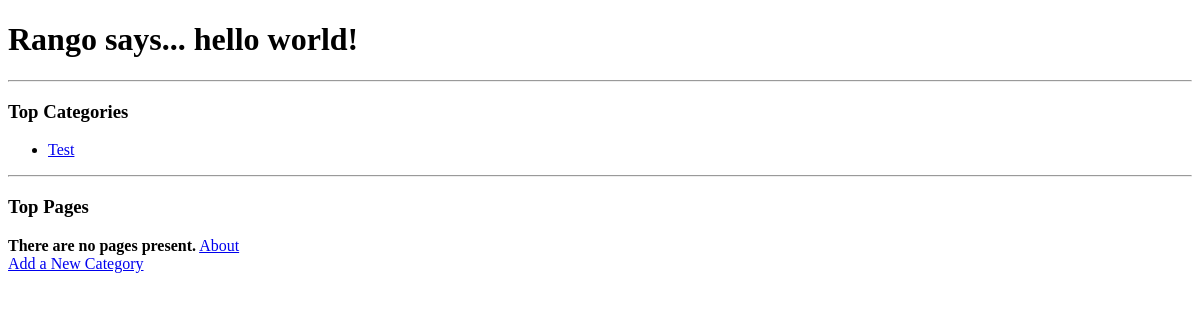
/rango/, run on an earlier commit of the app's database.
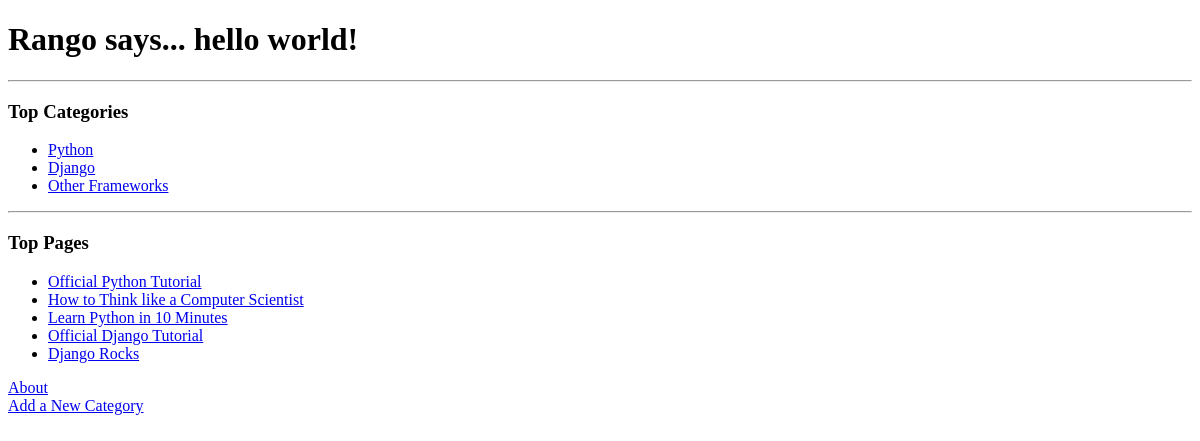
And on a later commit of the database.
### rango/models.py (models this page shows, shortened)
class Category(models.Model):
    name = models.CharField(max_length=128, unique = True)
    views = models.IntegerField(default=0)
    likes = models.IntegerField(default=0)
    slug = models.SlugField(unique=True)
    class Meta:
        verbose_name_plural = "categories"

class Page(models.Model):
    category = models.ForeignKey(Category)
    title = models.CharField(max_length = 128)
    url = models.URLField()
    views = models.IntegerField(default = 0)

### rango/views.py (the view)
def index(request):
    category_list = Category.objects.order_by('-likes')[:5]
    page_list = Page.objects.order_by('-views')[:5]
    context_dict = {'categories' : category_list, 'pages' : page_list}
    return render(request, 'rango/index.html', context_dict)

### templates/rango/index.html (shortened to what this page needs)
<!DOCTYPE html>
{%load staticfiles %}
<html>
<head>
</head>
<body>
    <h1>Rango says... hello world!</h1>
    <hr />
    <h3>Top Categories</h3>
    {% if categories %}
    <ul>
        {% for category in categories %}
        <li><a href="/rango/category/{{ category.slug }}">{{ category.name }}</a></li>
        {% endfor %}
    </ul>
    {% else %}
    <strong>There are no categories present.</strong>
    {% endif %}
    <hr />
    <h3>Top Pages</h3>
    {% if pages %}
    <ul>
        {% for page in pages %}
        <li><a href="{{ page.url }}">{{ page.title }}</a></li>
        {% endfor %}
    </ul>
    {% else %}
    <strong>There are no pages present.</strong>
    {% endif %}
    <a href="/rango/about/">About</a>
    <br />
    <a href="/rango/add_category/">Add a New Category</a>
</body>
</html>

What changed in the data, as far as the page shows it:
changed Category: name "Test" → "Python"
added Category: name "Django"
added Category: name "Other Frameworks"
added Page: title "Official Python Tutorial"
added Page: title "How to Think like a Computer Scientist"
added Page: title "Learn Python in 10 Minutes"
added Page: title "Official Django Tutorial"
added Page: title "Django Rocks"
Also different on the page:
text no longer shown: "There are no pages present."
